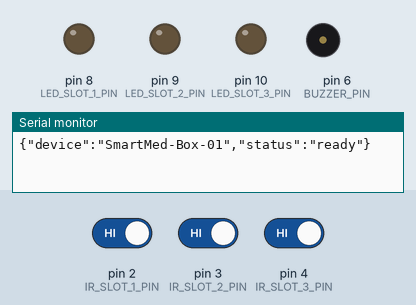
This sketch was run on a simulated Arduino Uno, built with avr-gcc and run on an emulated ATmega328P. Parts: output pins drawn as LEDs (lit = HIGH), buzzer (waves = sounding), the last lines printed to the serial monitor. The inputs (shaded band) are chosen by the test bench; at power-on: pin 2 (IR_SLOT_1_PIN) HIGH, pin 3 (IR_SLOT_2_PIN) HIGH, pin 4 (IR_SLOT_3_PIN) HIGH.

Above: at 1.4 s.
1.5 s: pin 2 (IR_SLOT_1_PIN) driven LOW
At 1.63 s:
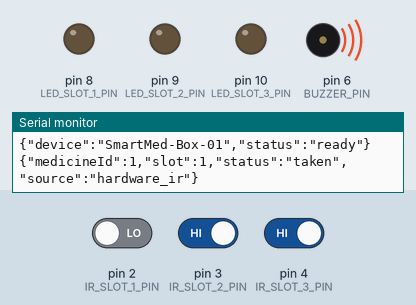
Timing chart, 0 to 4.5 s (numbered marks = the images above; inputs shaded):
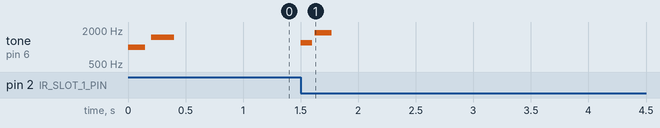

Measured:
- after the input at 1.5 s, tone on pin 6 (BUZZER_PIN): silent → 1200 Hz at once, → silent 0.10 s later, → 1800 Hz 0.02 s later, → silent 0.15 s later

The sketch:

SmartMedicineBox.ino
```cpp
/*
  ========================================================================
  SmartMed — Smart Medicine Reminder Box
  Microcontroller Firmware (Arduino / ESP32)
  ========================================================================
  Monitors 3 pill compartment slots via IR sensors.
  Sounds reminder buzzers at scheduled times.
  Detects pill removal and transmits status to the SmartMed Dashboard.
*/

// Pin Assignments
const int IR_SLOT_1_PIN = 2;
const int IR_SLOT_2_PIN = 3;
const int IR_SLOT_3_PIN = 4;

const int LED_SLOT_1_PIN = 8;
const int LED_SLOT_2_PIN = 9;
const int LED_SLOT_3_PIN = 10;

const int BUZZER_PIN = 6;

// Slot states (HIGH = pill present, LOW = pill removed / taken)
int lastSlot1State = HIGH;
int lastSlot2State = HIGH;
int lastSlot3State = HIGH;

void setup() {
  Serial.begin(9600);
  while (!Serial) { ; } // Wait for serial port

  pinMode(IR_SLOT_1_PIN, INPUT_PULLUP);
  pinMode(IR_SLOT_2_PIN, INPUT_PULLUP);
  pinMode(IR_SLOT_3_PIN, INPUT_PULLUP);

  pinMode(LED_SLOT_1_PIN, OUTPUT);
  pinMode(LED_SLOT_2_PIN, OUTPUT);
  pinMode(LED_SLOT_3_PIN, OUTPUT);

  pinMode(BUZZER_PIN, OUTPUT);

  // Startup chime
  tone(BUZZER_PIN, 1000, 150);
  delay(200);
  tone(BUZZER_PIN, 1500, 200);

  Serial.println("{\"device\":\"SmartMed-Box-01\",\"status\":\"ready\"}");
}

void loop() {
  int currentSlot1 = digitalRead(IR_SLOT_1_PIN);
  int currentSlot2 = digitalRead(IR_SLOT_2_PIN);
  int currentSlot3 = digitalRead(IR_SLOT_3_PIN);

  // Slot 1 Transition: Pill Removed (HIGH -> LOW)
  if (lastSlot1State == HIGH && currentSlot1 == LOW) {
    onMedicineTaken(1);
    digitalWrite(LED_SLOT_1_PIN, LOW);
  }
  // Slot 2 Transition: Pill Removed
  if (lastSlot2State == HIGH && currentSlot2 == LOW) {
    onMedicineTaken(2);
    digitalWrite(LED_SLOT_2_PIN, LOW);
  }
  // Slot 3 Transition: Pill Removed
  if (lastSlot3State == HIGH && currentSlot3 == LOW) {
    onMedicineTaken(3);
    digitalWrite(LED_SLOT_3_PIN, LOW);
  }

  lastSlot1State = currentSlot1;
  lastSlot2State = currentSlot2;
  lastSlot3State = currentSlot3;

  delay(100);
}

void onMedicineTaken(int slotNumber) {
  // Confirmation sound
  tone(BUZZER_PIN, 1200, 100);
  delay(120);
  tone(BUZZER_PIN, 1800, 150);

  // Send formatted JSON packet over Serial
  Serial.print("{\"medicineId\":");
  Serial.print(slotNumber);
  Serial.print(",\"slot\":");
  Serial.print(slotNumber);
  Serial.print(",\"status\":\"taken\",\"source\":\"hardware_ir\"}\n");
}
```
